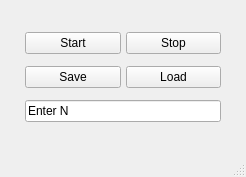
<?xml version="1.0" encoding="UTF-8"?>
<ui version="4.0">
 <class>MainWindow</class>
 <widget class="QMainWindow" name="MainWindow">
  <property name="geometry">
   <rect>
    <x>0</x>
    <y>0</y>
    <width>246</width>
    <height>177</height>
   </rect>
  </property>
  <property name="minimumSize">
   <size>
    <width>246</width>
    <height>177</height>
   </size>
  </property>
  <property name="maximumSize">
   <size>
    <width>246</width>
    <height>177</height>
   </size>
  </property>
  <property name="windowTitle">
   <string>MainWindow</string>
  </property>
  <widget class="QWidget" name="centralwidget">
   <widget class="QWidget" name="">
    <property name="geometry">
     <rect>
      <x>20</x>
      <y>20</y>
      <width>206</width>
      <height>116</height>
     </rect>
    </property>
    <layout class="QVBoxLayout" name="verticalLayout">
     <property name="spacing">
      <number>5</number>
     </property>
     <property name="leftMargin">
      <number>5</number>
     </property>
     <property name="topMargin">
      <number>5</number>
     </property>
     <property name="rightMargin">
      <number>5</number>
     </property>
     <property name="bottomMargin">
      <number>5</number>
     </property>
     <item>
      <layout class="QHBoxLayout" name="horizontalLayout_3">
       <item>
        <widget class="QPushButton" name="button_start">
         <property name="text">
          <string>Start</string>
         </property>
        </widget>
       </item>
       <item>
        <widget class="QPushButton" name="button_stop">
         <property name="text">
          <string>Stop</string>
         </property>
        </widget>
       </item>
      </layout>
     </item>
     <item>
      <layout class="QHBoxLayout" name="horizontalLayout">
       <item>
        <widget class="QPushButton" name="button_save">
         <property name="text">
          <string>Save</string>
         </property>
        </widget>
       </item>
       <item>
        <widget class="QPushButton" name="button_load">
         <property name="text">
          <string>Load</string>
         </property>
        </widget>
       </item>
      </layout>
     </item>
     <item>
      <widget class="QLineEdit" name="lineEdit">
       <property name="text">
        <string>Enter N</string>
       </property>
      </widget>
     </item>
    </layout>
   </widget>
  </widget>
  <widget class="QStatusBar" name="statusbar"/>
 </widget>
 <resources/>
 <connections/>
</ui>
